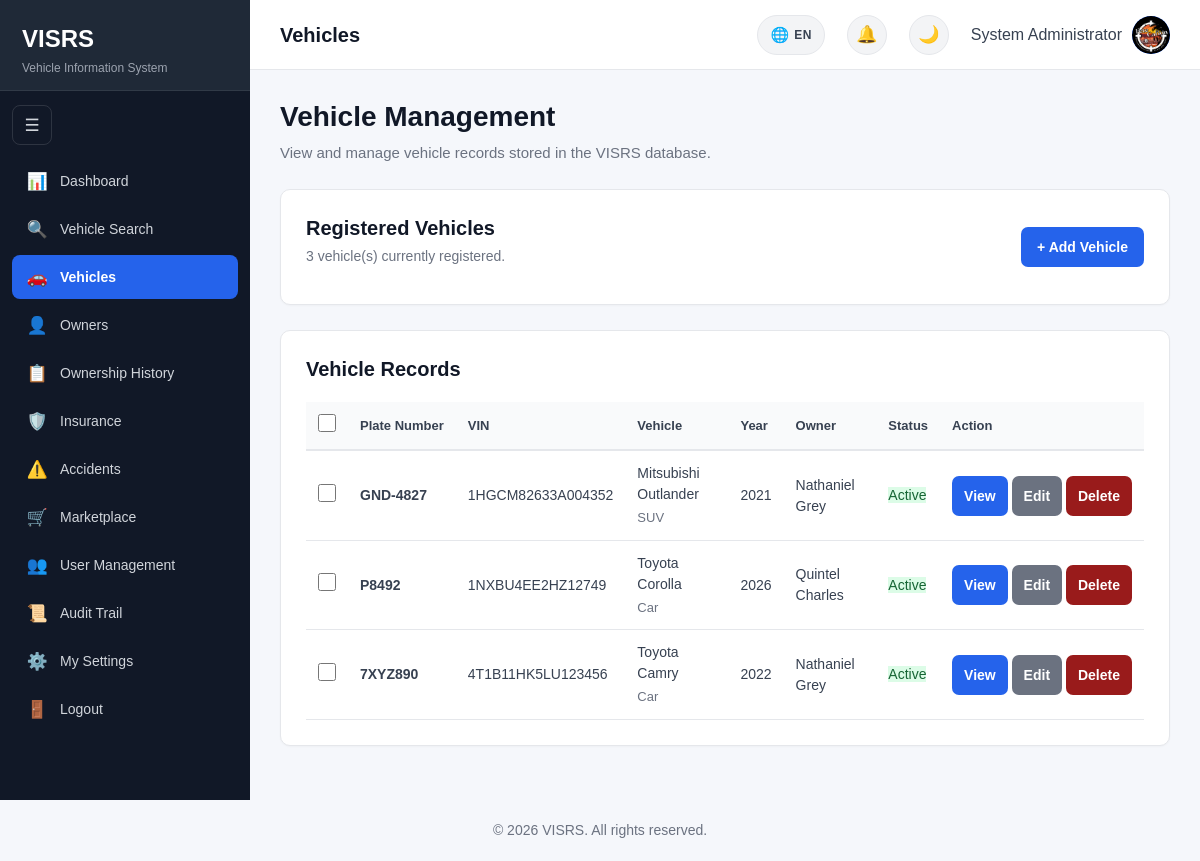
The page /vehicles/index.php (signed in) on the database its author committed.
### tables this page shows
CREATE TABLE `vehicles` (
  `VehicleID` int(11) NOT NULL,
  `PlateNumber` varchar(20) NOT NULL,
  `VIN` varchar(50) NOT NULL,
  `OwnerID` int(11) NOT NULL,
  `SellerID` int(11) DEFAULT NULL,
  `Make` varchar(100) NOT NULL,
  `Model` varchar(100) NOT NULL,
  `VehicleYear` year(4) NOT NULL,
  `Mileage` int(10) UNSIGNED DEFAULT NULL,
  `LastServiceDate` date DEFAULT NULL,
  `OilChangeIntervalKm` int(10) UNSIGNED DEFAULT NULL,
  `LastOilChangeDate` date DEFAULT NULL,
  `LastOilChangeMileage` int(10) UNSIGNED DEFAULT NULL,
  `Color` varchar(50) DEFAULT NULL,
  `VehicleType` varchar(50) DEFAULT NULL,
  `EngineNumber` varchar(100) DEFAULT NULL,
  `RegistrationDate` date DEFAULT NULL,
  `Status` enum('Active','Inactive','Stolen','Sold') NOT NULL DEFAULT 'Active',
  `CreatedAt` timestamp NOT NULL DEFAULT current_timestamp()
);

CREATE TABLE `owners` (
  `OwnerID` int(11) NOT NULL,
  `FirstName` varchar(100) NOT NULL,
  `LastName` varchar(100) NOT NULL,
  `Address` varchar(255) DEFAULT NULL,
  `Phone` varchar(30) DEFAULT NULL,
  `Email` varchar(150) DEFAULT NULL,
  `CreatedAt` timestamp NOT NULL DEFAULT current_timestamp()
);

### includes/functions.php (called while the page is built, shortened)
    <?php
function currentPage($maxPage = 0)
{
    $page = isset($_GET["page"]) ? (int) $_GET["page"] : 1;
    return $page;
}
function paginationMeta($totalRows, $perPage = 25)
{
    $totalRows = max(0, (int) $totalRows);
    $perPage   = max(1, (int) $perPage);
    $totalPages = (int) ceil($totalRows / $perPage);
    $currentPage = currentPage($totalPages);
    $offset      = ($currentPage - 1) * $perPage;
    return [
        "currentPage" => $currentPage,
        "totalPages"  => $totalPages,
        "offset"      => $offset,
        "perPage"     => $perPage,
        "totalRows"   => $totalRows,
    ];
}
    ?>

### includes/auth.php (called while the page is built, shortened)
        <?php
function canManageVehicles()
{
    return isset($_SESSION["Role"]) &&
        in_array(
            $_SESSION["Role"],
            [
                "Admin",
                "Police",
                "Seller"
            ],
            true
        );
}
?>

### vehicles/index.php (the view, shortened to what this page needs)
<?php
require_once __DIR__ . "/../includes/auth.php";
require_once __DIR__ . "/../includes/database.php";
require_once __DIR__ . "/../includes/functions.php";
$perPage = 25;
$countStmt = $pdo->query("SELECT COUNT(*) FROM vehicles");
$totalVehicles = (int) $countStmt->fetchColumn();
$pagination = paginationMeta($totalVehicles, $perPage);
$stmt = $pdo->prepare("
    SELECT
        v.VehicleID,
        v.PlateNumber,
        v.VIN,
        v.Make,
        v.Model,
        v.VehicleYear,
        v.Color,
        v.VehicleType,
        v.Status,
        o.FirstName,
        o.LastName
    FROM vehicles v
    INNER JOIN owners o
        ON v.OwnerID = o.OwnerID
    ORDER BY v.VehicleID DESC
    LIMIT ? OFFSET ?
");
$stmt->bindValue(1, $pagination["perPage"], PDO::PARAM_INT);
$stmt->bindValue(2, $pagination["offset"],  PDO::PARAM_INT);
$stmt->execute();
$vehicles = $stmt->fetchAll();
require_once "../includes/head.php";
?>
<body>
<div class="layout">
    <?php
    include __DIR__ . "/../includes/sidebar.php";
    ?>
    <main class="main-content">
        <?php include __DIR__ . "/../includes/header.php"; ?>
        <main class="content">
            <h1 class="page-title">
                Vehicle Management
            </h1>
            <p class="page-subtitle">
                View and manage vehicle records stored in the VISRS database.
            </p>
            <section class="card">
                <div
                    style="
                        display:flex;
                        justify-content:space-between;
                        align-items:center;
                        gap:15px;
                        flex-wrap:wrap;
                    "
                >
                    <div>
                        <h2 style="margin-bottom:5px;">
                            Registered Vehicles
                        </h2>
                        <p style="color:#6b7280;">
                            <?= $pagination["totalRows"] ?>
                            vehicle(s) currently registered.
                        </p>
                    </div>
                    <?php if (canManageVehicles()): ?>
                        <a
                            href="add.php"
                            class="button"
                        >
                            + Add Vehicle
                        </a>
                    <?php endif; ?>
                </div>
            </section>
            <section
                class="card"
                style="margin-top:20px;"
            >
                <h2>
                    Vehicle Records
                </h2>
                <?php if (!empty($vehicles)): ?>
                    <form
                        method="POST"
                        action="bulk_delete.php"
                        id="bulkForm"
                    >
                        <div
                            style="
                                overflow-x:auto;
                                margin-top:15px;
                            "
                        >
                            <table
                                id="vehiclesTable"
                                style="
                                    width:100%;
                                    border-collapse:collapse;
                                "
                            >
                                <thead>
                                    <tr
                                        style="
                                            border-bottom:2px solid #e5e7eb;
                                            text-align:left;
                                        "
                                    >
                                        <?php if (canManageVehicles()): ?>
                                            <th
                                                style="
                                                    padding:12px;
                                                    width:36px;
                                                "
                                            >
                                                <input
                                                    type="checkbox"
                                                    id="selectAll"
                                                    aria-label="Select all vehicles"
                                                >
                                            </th>
                                        <?php endif; ?>
                                        <th style="padding:12px;">
                                            Plate Number
                                        </th>
                                        <th style="padding:12px;">
                                            VIN
                                        </th>
                                        <th style="padding:12px;">
                                            Vehicle
                                        </th>
                                        <th style="padding:12px;">
                                            Year
                                        </th>
                                        <th style="padding:12px;">
                                            Owner
                                        </th>
                                        <th style="padding:12px;">
                                            Status
                                        </th>
                                        <th style="padding:12px;">
                                            Action
                                        </th>
                                    </tr>
                                </thead>
                                <tbody>
                                    <?php foreach (
                                        $vehicles as $vehicle
                                    ): ?>
                                        <tr
                                            style="
                                                border-bottom:1px solid #e5e7eb;
                                            "
                                        >
                                            <?php if (canManageVehicles()): ?>
                                                <td style="padding:12px;">
                                                    <input
                                                        type="checkbox"
                                                        name="selected_ids[]"
                                                        value="<?= (int) $vehicle["VehicleID"] ?>"
                                                        class="row-checkbox"
                                                        aria-label="Select this vehicle"
                                                    >
                                                </td>
                                            <?php endif; ?>
                                            <td style="padding:12px;">
                                                <strong>
                                                    <?= htmlspecialchars(
                                                        $vehicle["PlateNumber"]
                                                    ) ?>
                                                </strong>
                                            </td>
                                            <td style="padding:12px;">
                                                <?= htmlspecialchars(
                                                    $vehicle["VIN"]
                                                ) ?>
                                            </td>
                                            <td style="padding:12px;">
                                                <?= htmlspecialchars(
                                                    $vehicle["Make"]
                                                ) ?>
                                                <?= htmlspecialchars(
                                                    $vehicle["Model"]
                                                ) ?>
                                                <?php if (
                                                    !empty(
                                                        $vehicle["VehicleType"]
                                                    )
                                                ): ?>
                                                    <div
                                                        style="
                                                            color:#6b7280;
                                                            font-size:13px;
                                                            margin-top:3px;
                                                        "
                                                    >
                                                        <?= htmlspecialchars(
                                                            $vehicle["VehicleType"]
                                                        ) ?>
                                                    </div>
                                                <?php endif; ?>
                                            </td>
                                            <td style="padding:12px;">
                                                <?= htmlspecialchars(
                                                    $vehicle["VehicleYear"]
                                                ) ?>
                                            </td>
                                            <td style="padding:12px;">
                                                <?= htmlspecialchars(
                                                    $vehicle["FirstName"]
                                                ) ?>
                                                <?= htmlspecialchars(
                                                    $vehicle["LastName"]
                                                ) ?>
                                            </td>
                                            <td style="padding:12px;">
                                                <?php
                                                $statusClass = "";
                                                switch (
                                                    $vehicle["Status"]
                                                ) {
                                                    case "Active":
                                                        $statusClass =
                                                            "status-active";
                                                        break;
                                                }
                                                ?>
                                                <span
                                                    class="<?= htmlspecialchars(
                                                        $statusClass
                                                    ) ?>"
                                                >
                                                    <?= htmlspecialchars(
                                                        $vehicle["Status"]
                                                    ) ?>
                                                </span>
                                            </td>
                                            <td
                                                style="
                                                    padding:12px;
                                                    white-space:nowrap;
                                                "
                                            >
                                                <a
                                                    href="view.php?id=<?= (int) $vehicle["VehicleID"] ?>"
                                                    class="button"
                                                    style="
                                                        padding:8px 12px;
                                                    "
                                                >
                                                    View
                                                </a>
                                                <?php if (
                                                    canManageVehicles()
                                                ): ?>
                                                    <a
                                                        href="edit.php?id=<?= (int) $vehicle["VehicleID"] ?>"
                                                        class="button button-secondary"
                                                        style="
                                                            padding:8px 12px;
                                                        "
                                                    >
                                                        Edit
                                                    </a>
                                                    <a
                                                        href="delete.php?id=<?= (int) $vehicle["VehicleID"] ?>"
                                                        class="button"
                                                        style="
                                                            padding:8px 12px;
                                                            background:#991b1b;
                                                        "
                                                    >
                                                        Delete
                                                    </a>
                                                <?php endif; ?>
                                            </td>
                                        </tr>
                                    <?php endforeach; ?>
                                </tbody>
                            </table>
                        </div>
                    </form>
                <?php endif; ?>
            </section>
        </main>
    </main>
</div>
<?php include __DIR__ . "/../includes/footer.php"; ?>

### rows shown on the page
vehicles: PlateNumber "GND-4827", VIN "1HGCM82633A004352", Make "Mitsubishi", Model "Outlander", VehicleType "SUV", VehicleYear "2021", OwnerID.FirstName "Nathaniel", OwnerID.LastName "Grey", Status "Active"
vehicles: PlateNumber "P8492", VIN "1NXBU4EE2HZ12749", Make "Toyota", Model "Corolla", VehicleType "Car", VehicleYear "2026", OwnerID.FirstName "Quintel", OwnerID.LastName "Charles", Status "Active"
vehicles: PlateNumber "7XYZ890", VIN "4T1B11HK5LU123456", Make "Toyota", Model "Camry", VehicleType "Car", VehicleYear "2022", OwnerID.FirstName "Nathaniel", OwnerID.LastName "Grey", Status "Active"

### other values the page prints
$pageTitle "Vehicles"
$pagination["totalRows"] "3"
